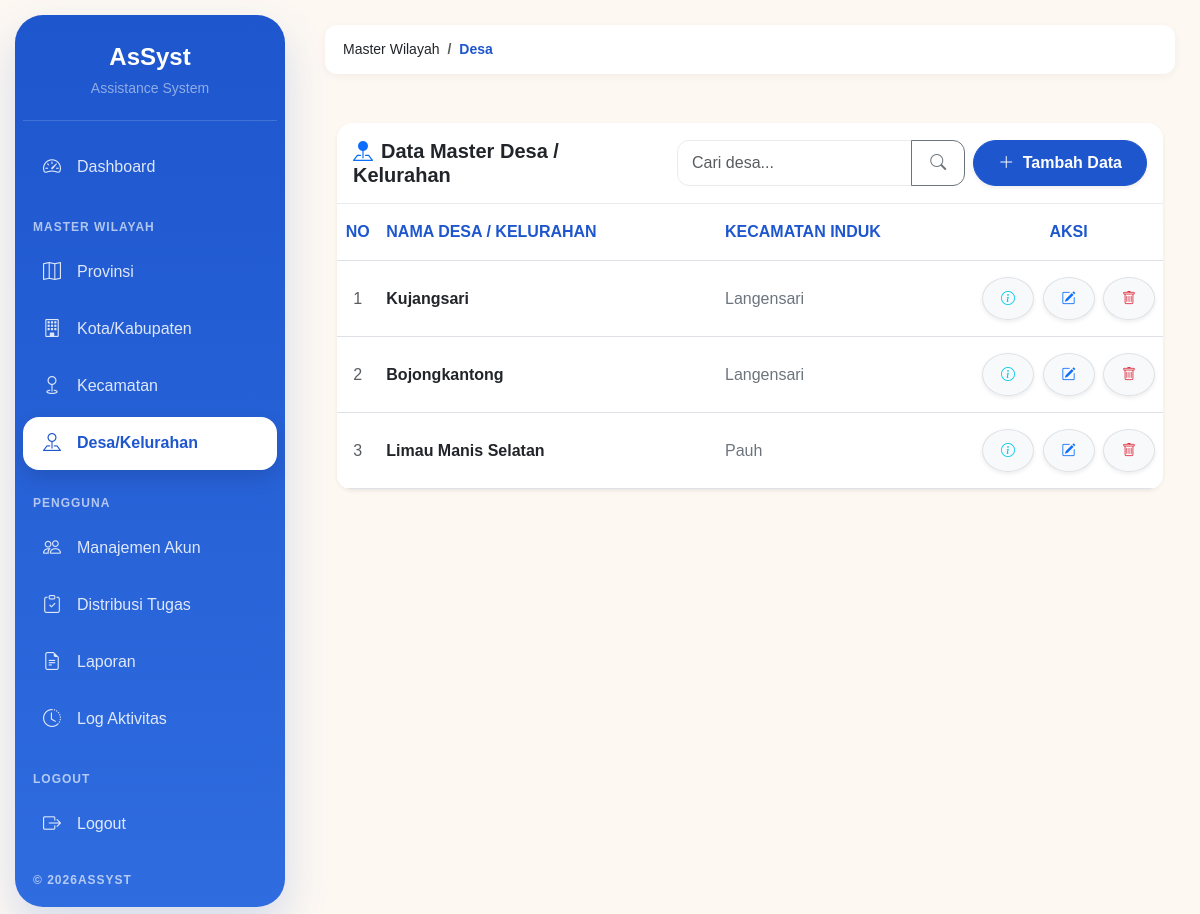
The page /index.php?page=desa (signed in) on the database its author committed.
### tables this page shows
CREATE TABLE `desa` (
  `id_desa` int(11) NOT NULL,
  `id_kecamatan` int(11) NOT NULL,
  `jenis` enum('Desa','Kelurahan') NOT NULL DEFAULT 'Desa',
  `nama_desa` varchar(100) NOT NULL
);

CREATE TABLE `kecamatan` (
  `id_kecamatan` int(11) NOT NULL,
  `id_kota` int(11) NOT NULL,
  `nama_kecamatan` varchar(100) NOT NULL
);

### controllers/DesaController.php (called while the page is built, shortened)
<?php
require_once 'models/Desa.php';
class DesaController
{
    private $desa;
    public function __construct($db)
    {
        $this->desa = new Desa($db);
    }
    public function index()
    {
        $search = $_GET['search'] ?? '';
        $result = $this->desa->getAll($search);
        $desa = [];
        while ($row = mysqli_fetch_assoc($result)) {
            $row['can_delete'] = $this->desa->canDelete($row['id_desa']);
            $desa[] = $row;
        }
        include "views/layouts/app.php";
    }
}

### index.php (called while the page is built, shortened)
<?php
require_once 'routes/web.php';

### models/Desa.php (called while the page is built, shortened)
<?php
class Desa
{
    private $conn;
    private $table = "desa";
    public function __construct($db)
    {
        $this->conn = $db;
    }
    public function getAll($search = '')
    {
        $sql = "
            SELECT
                d.*,
                kc.nama_kecamatan,
                k.id_kota,
                k.nama_kota,
                p.id_provinsi,
                p.nama_provinsi,
                (
                    SELECT COUNT(*)
                    FROM keluarga kg
                    WHERE kg.id_desa = d.id_desa
                ) AS total_keluarga
            FROM {$this->table} d
            INNER JOIN kecamatan kc
                ON kc.id_kecamatan = d.id_kecamatan
            INNER JOIN kota k
                ON k.id_kota = kc.id_kota
            INNER JOIN provinsi p
                ON p.id_provinsi = k.id_provinsi
        ";
        $sql .= "
            ORDER BY
                p.nama_provinsi,
                k.nama_kota,
                kc.nama_kecamatan,
                d.jenis,
                d.nama_desa ASC
        ";
        return mysqli_query($this->conn, $sql);
    }
    public function canDelete($id)
    {
        $id = (int)$id;
        $sql = "
            SELECT COUNT(*) total
            FROM keluarga
            WHERE id_desa='$id'
        ";
        $row = mysqli_fetch_assoc(
            mysqli_query($this->conn, $sql)
        );
        return $row['total'] == 0;
    }
}

### views/wilayah/desa/index.php (the view, shortened to what this page needs)
<div class="container-fluid py-4 fade-up">
    <div class="card border-0 shadow-sm" style="border-radius: 16px;">
        <div class="card-header bg-white d-flex flex-column flex-md-row justify-content-between align-items-md-center py-3 gap-3" style="border-radius: 16px 16px 0 0;">
            <h5 class="fw-bold mb-0 text-dark"><i class="bi bi-pin-map-fill text-primary me-2"></i>Data Master Desa / Kelurahan</h5>
            <div class="d-flex flex-column flex-md-row gap-2">
                <form action="index.php" method="GET" class="mb-0">
                    <div class="input-group">
                        <input type="text" name="search" class="form-control" placeholder="Cari desa..." value="<?= htmlspecialchars($_GET['search'] ?? '') ?>">
                        <button class="btn btn-outline-secondary" type="submit"><i class="bi bi-search"></i></button>
                    </div>
                </form>
                <button type="button" class="btn btn-primary rounded-pill px-4 shadow-sm fw-bold text-nowrap" data-bs-toggle="modal" data-bs-target="#modalTambahDesa">
                    <i class="bi bi-plus-lg me-1"></i> Tambah Data
                </button>
            </div>
        </div>
        <div class="card-body p-0">
            <div class="table-responsive">
                <table class="table table-hover align-middle mb-0">
                    <thead style="background-color: #F8F9FA;">
                        <tr>
                            <th width="5%" class="text-center py-3">NO</th>
                            <th class="py-3">NAMA DESA / KELURAHAN</th>
                            <th class="py-3">KECAMATAN INDUK</th>
                            <th width="15%" class="text-center py-3">AKSI</th>
                        </tr>
                    </thead>
                    <tbody>
                        <?php if (count($desa) > 0): ?>
                            <?php $no = 1; foreach($desa as $row): ?>
                            <tr class="border-bottom">
                                <td class="text-center py-3 text-muted"><?= $no++ ?></td>
                                <td class="py-3 fw-bold text-dark"><?= htmlspecialchars($row['nama_desa']) ?></td>
                                <td class="py-3 text-secondary"><?= htmlspecialchars($row['nama_kecamatan'] ?? 'Tidak Diketahui') ?></td>
                                <td class="text-center py-3 text-nowrap">
                                    <a href="?page=desa-detail&id=<?= $row['id_desa'] ?>" class="btn btn-sm btn-light border shadow-sm rounded-circle text-info" title="Detail">
                                        <i class="bi bi-info-circle"></i>
                                    </a>
                                    <a href="?page=desa-edit&id=<?= $row['id_desa'] ?>" class="btn btn-sm btn-light border shadow-sm rounded-circle text-primary ms-1" title="Ubah Data">
                                        <i class="bi bi-pencil-square"></i>
                                    </a>
                                    <?php if ($row['can_delete']): ?>
                                        <a href="?page=desa-delete&id=<?= $row['id_desa'] ?>" class="btn btn-sm btn-light border shadow-sm rounded-circle text-danger ms-1" onclick="return confirm('Hapus desa/kelurahan ini secara permanen?');" title="Hapus Data">
                                            <i class="bi bi-trash"></i>
                                        </a>
                                    <?php else: ?>
                                        <button class="btn btn-sm btn-light border shadow-sm rounded-circle text-muted ms-1" title="Data sedang terhubung dengan data keluarga" disabled>
                                            <i class="bi bi-trash"></i>
                                        </button>
                                    <?php endif; ?>
                                </td>
                            </tr>
                            <?php endforeach; ?>
                        <?php endif; ?>
                    </tbody>
                </table>
            </div>
        </div>
    </div>
</div>

### assets/css/style.css (style rules this page uses)
:root { --primary:#1E56CD; --primary-dark:#1846A8; --primary-light:#EAF0FF; --background:#FDF8F2; --white:#FFFFFF; --success:#28A745; --danger:#DC3545; --warning:#FFC107; --info:#0DCAF0; --text:#212529; --text-muted:#6C757D; --border:#E9ECEF; --shadow-sm:0 2px 8px rgba(0,0,0,.05); --shadow-md:0 4px 16px rgba(0,0,0,.08); --radius:14px; --sidebar-width:260px; --transition:.3s ease; }
* { margin:0; padding:0; box-sizing:border-box; }
body { background:var(--background); font-family:'Poppins',sans-serif; color:var(--text); overflow-x:hidden; }
a { text-decoration:none; }
.card { border:none; border-radius:var(--radius); box-shadow:var(--shadow-sm); }
.card-header { background:white; border-bottom:1px solid var(--border); font-weight:600; }
.table { background:white; }
.table thead { background:var(--primary-light); }
.table th { color:var(--primary); font-weight:600; }
.table-responsive { border-radius:14px; overflow:hidden; }
.form-control, .form-select { border-radius:12px; border:1px solid var(--border); padding:10px 14px; }
.btn { border-radius:12px; padding:10px 18px; font-weight:500; }
.btn-primary { background:var(--primary); border-color:var(--primary); }
.fade-up { animation:fadeUp .5s ease; }

### rows shown on the page
desa: nama_desa "Kujangsari", id_kecamatan.nama_kecamatan "Langensari"
desa: nama_desa "Bojongkantong", id_kecamatan.nama_kecamatan "Langensari"
desa: nama_desa "Limau Manis Selatan", id_kecamatan.nama_kecamatan "Pauh"

### other values the page prints
$item "Master Wilayah"
$item "Desa"
